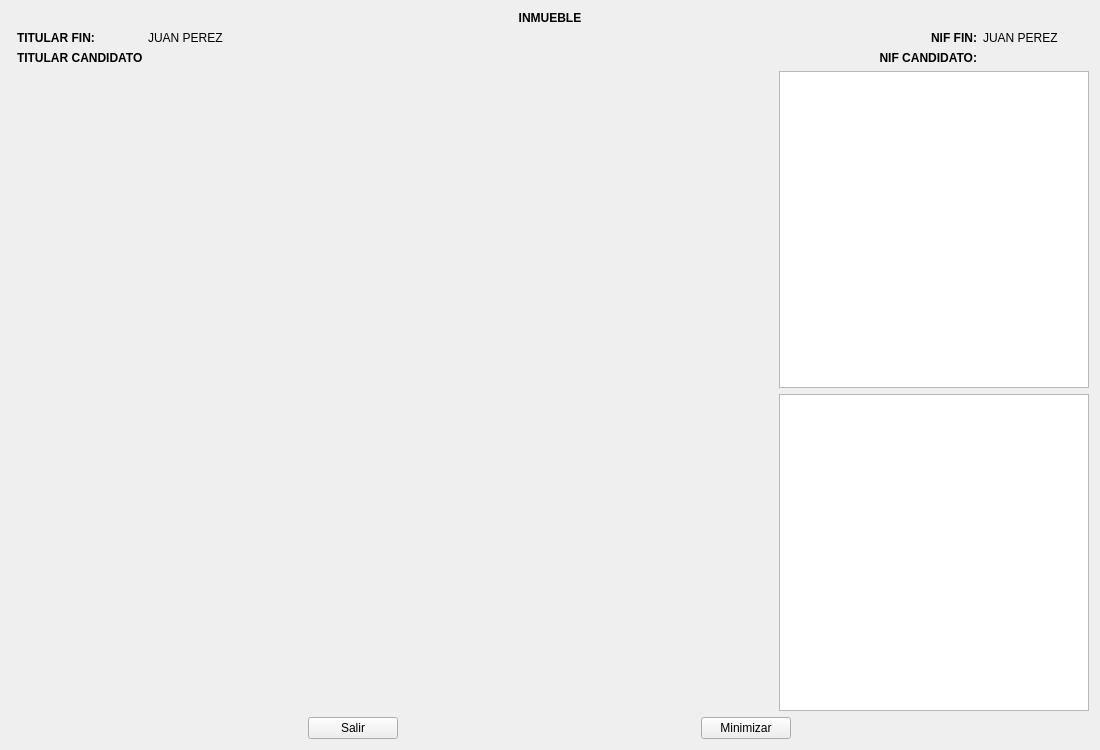
<?xml version="1.0" encoding="UTF-8"?>
<ui version="4.0">
 <class>Form</class>
 <widget class="QWidget" name="Form">
  <property name="geometry">
   <rect>
    <x>0</x>
    <y>0</y>
    <width>1100</width>
    <height>750</height>
   </rect>
  </property>
  <property name="sizePolicy">
   <sizepolicy hsizetype="Fixed" vsizetype="Fixed">
    <horstretch>0</horstretch>
    <verstretch>0</verstretch>
   </sizepolicy>
  </property>
  <property name="minimumSize">
   <size>
    <width>1100</width>
    <height>750</height>
   </size>
  </property>
  <property name="maximumSize">
   <size>
    <width>1100</width>
    <height>750</height>
   </size>
  </property>
  <property name="windowTitle">
   <string>Form</string>
  </property>
  <layout class="QVBoxLayout" name="verticalLayout">
   <item>
    <layout class="QGridLayout" name="gridLayout" columnstretch="0,1,0,0,0">
     <property name="leftMargin">
      <number>6</number>
     </property>
     <property name="rightMargin">
      <number>6</number>
     </property>
     <item row="0" column="0" colspan="5">
      <widget class="QLabel" name="inmueble">
       <property name="maximumSize">
        <size>
         <width>16777215</width>
         <height>20</height>
        </size>
       </property>
       <property name="font">
        <font>
         <weight>75</weight>
         <bold>true</bold>
        </font>
       </property>
       <property name="text">
        <string>INMUEBLE</string>
       </property>
       <property name="alignment">
        <set>Qt::AlignCenter</set>
       </property>
      </widget>
     </item>
     <item row="1" column="0">
      <widget class="QLabel" name="label">
       <property name="font">
        <font>
         <weight>75</weight>
         <bold>true</bold>
        </font>
       </property>
       <property name="text">
        <string>TITULAR FIN:</string>
       </property>
      </widget>
     </item>
     <item row="1" column="1" colspan="2">
      <widget class="QLabel" name="tfin">
       <property name="text">
        <string>JUAN PEREZ</string>
       </property>
      </widget>
     </item>
     <item row="1" column="3">
      <widget class="QLabel" name="labelfin">
       <property name="font">
        <font>
         <weight>75</weight>
         <bold>true</bold>
        </font>
       </property>
       <property name="text">
        <string>NIF FIN:</string>
       </property>
       <property name="alignment">
        <set>Qt::AlignRight|Qt::AlignTrailing|Qt::AlignVCenter</set>
       </property>
      </widget>
     </item>
     <item row="1" column="4">
      <widget class="QLabel" name="nfin">
       <property name="minimumSize">
        <size>
         <width>100</width>
         <height>0</height>
        </size>
       </property>
       <property name="text">
        <string>JUAN PEREZ</string>
       </property>
      </widget>
     </item>
     <item row="2" column="3">
      <widget class="QLabel" name="labelnif">
       <property name="font">
        <font>
         <weight>75</weight>
         <bold>true</bold>
        </font>
       </property>
       <property name="text">
        <string>NIF CANDIDATO:</string>
       </property>
       <property name="alignment">
        <set>Qt::AlignRight|Qt::AlignTrailing|Qt::AlignVCenter</set>
       </property>
      </widget>
     </item>
     <item row="2" column="4">
      <widget class="QLabel" name="ncand">
       <property name="text">
        <string/>
       </property>
      </widget>
     </item>
     <item row="2" column="0">
      <widget class="QLabel" name="label_4">
       <property name="maximumSize">
        <size>
         <width>125</width>
         <height>16777215</height>
        </size>
       </property>
       <property name="font">
        <font>
         <weight>75</weight>
         <bold>true</bold>
        </font>
       </property>
       <property name="text">
        <string>TITULAR CANDIDATO:</string>
       </property>
      </widget>
     </item>
     <item row="2" column="1" colspan="2">
      <widget class="QLabel" name="tcand">
       <property name="text">
        <string/>
       </property>
      </widget>
     </item>
    </layout>
   </item>
   <item>
    <layout class="QHBoxLayout" name="horizontalLayout">
     <item>
      <layout class="QVBoxLayout" name="marco"/>
     </item>
     <item>
      <layout class="QVBoxLayout" name="verticalLayout_2">
       <item alignment="Qt::AlignRight">
        <widget class="QListWidget" name="ldesc">
         <property name="minimumSize">
          <size>
           <width>310</width>
           <height>0</height>
          </size>
         </property>
         <property name="maximumSize">
          <size>
           <width>310</width>
           <height>16777215</height>
          </size>
         </property>
        </widget>
       </item>
       <item alignment="Qt::AlignRight">
        <widget class="QListWidget" name="lcand">
         <property name="minimumSize">
          <size>
           <width>310</width>
           <height>0</height>
          </size>
         </property>
         <property name="maximumSize">
          <size>
           <width>310</width>
           <height>16777215</height>
          </size>
         </property>
        </widget>
       </item>
      </layout>
     </item>
    </layout>
   </item>
   <item>
    <layout class="QHBoxLayout" name="horizontalLayout_2">
     <item>
      <widget class="QPushButton" name="salir">
       <property name="maximumSize">
        <size>
         <width>90</width>
         <height>16777215</height>
        </size>
       </property>
       <property name="text">
        <string>Salir</string>
       </property>
      </widget>
     </item>
     <item>
      <widget class="QPushButton" name="minimizar">
       <property name="maximumSize">
        <size>
         <width>90</width>
         <height>16777215</height>
        </size>
       </property>
       <property name="text">
        <string>Minimizar</string>
       </property>
      </widget>
     </item>
    </layout>
   </item>
  </layout>
 </widget>
 <resources/>
 <connections/>
</ui>
